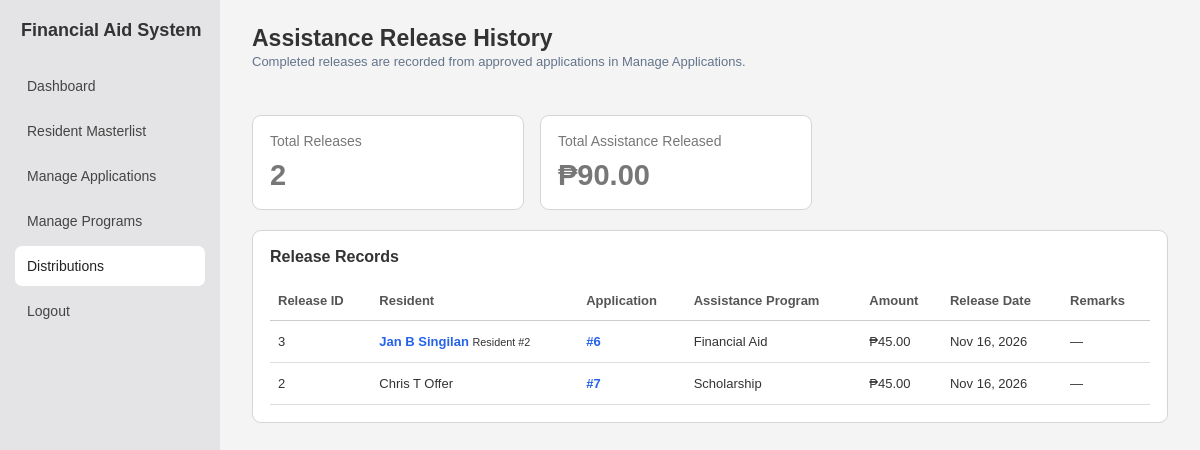
/worker/distributions.php (signed in), run on the app's committed database.
### tables this page shows
CREATE TABLE `assistance_release` (
  `release_id` int(11) NOT NULL,
  `applicant_id` int(11) NOT NULL,
  `amount` decimal(10,2) NOT NULL,
  `release_date` date NOT NULL,
  `remarks` varchar(255) DEFAULT NULL
);

CREATE TABLE `application` (
  `applicant_id` int(11) NOT NULL,
  `firstname` varchar(100) NOT NULL,
  `middlename` varchar(100) NOT NULL,
  `lastname` varchar(100) NOT NULL,
  `email` varchar(100) DEFAULT NULL,
  `aid_type` varchar(150) NOT NULL,
  `resident_id` int(11) DEFAULT NULL,
  `application_date` datetime NOT NULL DEFAULT current_timestamp(),
  `user_id` int(11) DEFAULT NULL,
  `documents` text DEFAULT NULL,
  `status` varchar(20) NOT NULL DEFAULT 'Pending'
);

### classes/application_manager.php (called while the page is built, shortened)
<?php
class ApplicationManager {
    private PDO $pdo;
    public function __construct(PDO $pdo) {
        $this->pdo = $pdo;
    }
    public function fetch_all_releases() {
        $sql = "SELECT
                    r.release_id,
                    r.applicant_id,
                    r.amount,
                    r.release_date,
                    r.remarks,
                    a.resident_id,
                    a.aid_type,
                    COALESCE(
                        NULLIF(TRIM(CONCAT_WS(' ', ri.firstname, ri.middlename, ri.lastname)), ''),
                        NULLIF(TRIM(CONCAT_WS(' ', a.firstname, a.middlename, a.lastname)), '')
                    ) AS resident_name
                FROM assistance_release r
                INNER JOIN application a ON a.applicant_id = r.applicant_id
                LEFT JOIN resident_information ri ON ri.resident_id = a.resident_id
                ORDER BY r.release_date DESC, r.release_id DESC";
        $stmt = $this->pdo->prepare($sql);
        $stmt->execute();
        return $stmt->fetchAll(PDO::FETCH_ASSOC);
    }
    public function total_released_amount() {
        $sql = "SELECT COALESCE(SUM(amount), 0)
                FROM assistance_release";
        $stmt = $this->pdo->prepare($sql);
        $stmt->execute();
        return $stmt->fetchColumn();
    }
}
?>

### worker/distributions.php (the view, shortened to what this page needs)
<?php
require_once "../dbconn.php";
require_once "../classes/application_manager.php";
$manager = new ApplicationManager($pdo);
$releases = $manager->fetch_all_releases();
$totalReleased = $manager->total_released_amount();
$escape = function ($value) {
    return htmlspecialchars((string)($value ?? ''), ENT_QUOTES, 'UTF-8');
};
?>
<!DOCTYPE html>
<html lang="en">
<head>
    <link rel="stylesheet" href="worker_style.css">
</head>
<body>
<div class="dashboard">
    <?php $activePage = 'distributions'; require __DIR__ . '/sidebar.php'; ?>
    <main class="main-content">
        <div class="topbar">
            <div>
                <h2>Assistance Release History</h2>
                <p class="release-note">Completed releases are recorded from approved applications in Manage Applications.</p>
            </div>
        </div>
        <div class="stats-container release-summary">
            <section class="stat-card">
                <p>Total Releases</p>
                <h1><?php echo count($releases); ?></h1>
            </section>
            <section class="stat-card">
                <p>Total Assistance Released</p>
                <h1>₱<?php echo number_format((float)$totalReleased, 2); ?></h1>
            </section>
        </div>
        <section class="panel">
            <div class="panel-header">
                <h3>Release Records</h3>
            </div>
            <?php if (!$releases): ?>
                <p class="empty-message">No assistance releases have been recorded yet.</p>
                <p class="empty-message">
                    Once an application is approved, you can record its release from
                    <a class="release-link" href="manage_applications.php">Manage Applications</a>.
                </p>
            <?php else: ?>
                <div class="table-wrapper">
                    <table class="applicant-table">
                        <thead>
                            <tr>
                                <th>Release ID</th>
                                <th>Resident</th>
                                <th>Application</th>
                                <th>Assistance Program</th>
                                <th>Amount</th>
                                <th>Release Date</th>
                                <th>Remarks</th>
                            </tr>
                        </thead>
                        <tbody>
                        <?php foreach ($releases as $release): ?>
                            <tr>
                                <td><?php echo $escape($release['release_id']); ?></td>
                                <td>
                                    <?php if (!empty($release['resident_id'])): ?>
                                        <a class="release-link" href="resident_management.php?edit=<?php echo urlencode((string)$release['resident_id']); ?>">
                                            <?php echo $escape($release['resident_name'] ?: 'Resident'); ?>
                                        </a>
                                        <small>Resident #<?php echo $escape($release['resident_id']); ?></small>
                                    <?php else: ?>
                                        <?php echo $escape($release['resident_name'] ?: 'Unlinked resident'); ?>
                                    <?php endif; ?>
                                </td>
                                <td>
                                    <a class="release-link" href="manage_applications.php?edit=<?php echo urlencode((string)$release['applicant_id']); ?>">
                                        #<?php echo $escape($release['applicant_id']); ?>
                                    </a>
                                </td>
                                <td><?php echo $escape($release['aid_type']); ?></td>
                                <td class="amount-cell">₱<?php echo number_format((float)$release['amount'], 2); ?></td>
                                <td><?php echo $escape(date('M j, Y', strtotime($release['release_date']))); ?></td>
                                <td><?php echo $escape($release['remarks'] ?: '—'); ?></td>
                            </tr>
                        <?php endforeach; ?>
                        </tbody>
                    </table>
                </div>
            <?php endif; ?>
        </section>
    </main>
</div>
</body>
</html>

### worker/worker_style.css (style rules this page uses)
* { margin: 0; padding: 0; box-sizing: border-box; }
body { font-family: Arial, Helvetica, sans-serif; background-color: #f4f4f4; color: #333; }
.dashboard { display: flex; min-height: 100vh; }
.main-content { flex: 1; padding: 25px 32px; min-width: 0; }
.topbar { display: flex; justify-content: space-between; align-items: center; margin-bottom: 25px; }
.topbar h2 { font-size: 23px; font-weight: bold; }
.stats-container { display: grid; grid-template-columns: repeat(4, minmax(0, 1fr)); gap: 16px; margin-bottom: 20px; }
.stat-card { background-color: white; border: 1px solid #d5d5d5; border-radius: 9px; padding: 17px; }
.stat-card p { color: #777; font-size: 14px; margin-bottom: 10px; }
.stat-card h1 { font-size: 29px; color: #777; font-weight: bold; }
.panel { background-color: white; border: 1px solid #d5d5d5; border-radius: 9px; padding: 17px; min-width: 0; }
.panel-header { display: flex; justify-content: space-between; align-items: center; margin-bottom: 15px; }
.panel-header h3, .panel h3 { font-size: 16px; font-weight: bold; }
.table-wrapper { width: 100%; overflow-x: auto; }
.applicant-table { width: 100%; border-collapse: collapse; font-size: 13px; }
.applicant-table th { text-align: left; color: #555; padding: 12px 8px; border-bottom: 1px solid #ccc; white-space: nowrap; }
.applicant-table td { padding: 13px 8px; border-bottom: 1px solid #ddd; }

### worker/distributions.php (style rules this page uses)
.release-summary { grid-template-columns: repeat(auto-fit, minmax(210px, 1fr)); max-width: 560px; }
.release-note { margin-bottom: 18px; color: #64748b; font-size: 13px; line-height: 1.5; }
.release-link { color: #2563eb; text-decoration: none; font-weight: 600; }

### data on the page
assistance_release: release_id "3", resident_name "Jan B Singilan", applicant.resident_id "2", applicant "6", applicant.aid_type "Financial Aid", amount "45.00", release_date "Nov 16, 2026", remarks "—"
assistance_release: release_id "2", resident_name "Chris T Offer", applicant "7", applicant.aid_type "Scholarship", amount "45.00", release_date "Nov 16, 2026", remarks "—"

### other printed values
$item[1] "Dashboard"
$item[1] "Resident Masterlist"
$item[1] "Manage Applications"
$item[1] "Manage Programs"
$item[1] "Distributions"
$item[1] "Logout"
count($releases) "2"
$totalReleased "90.00"
